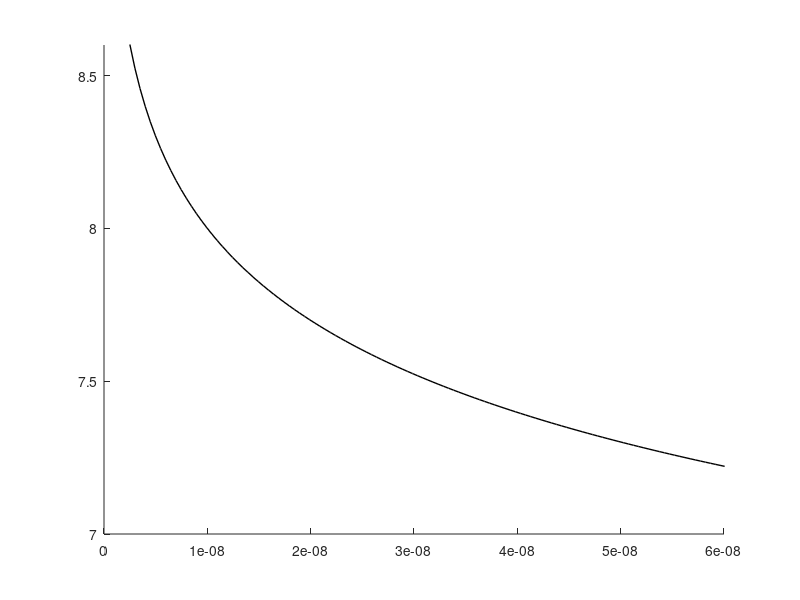

Write MATLAB code to recreate this figure. (Note: this script raises an error after producing the figure.)
% Requires function pHvar_aniblob

% Decide what to plot
types = {'initial' 'constant_Hconc' 'constant_pH' 'same_baseline'};
type = types{1};

% gif settings
filename = ['figures/pHvar_' type '.gif'];
DelayTime = 0.04;

% Background pH line
fx = linspace(1e-9,1e-7,200);
fy = -log10(fx);

% Set colours
c1 = [1 0.1 0];
c0 = [0 0.5 1];

% Create seasonal change arrays
FTOT = 80;
swave = sin(0:(2*pi/FTOT):(2*pi-2*pi/FTOT));

SeasAmp = 0.2;

y0 = swave * SeasAmp + 8.2;
x0 = 10.^-y0;

switch type
        
    case 'same_baseline'
        y1 = swave * SeasAmp*1.5 + 8.2;
        x1 = 10.^-y1;
        
    case 'constant_pH'
        y1 = swave * SeasAmp + 7.6;
        x1 = 10.^-y1;
        
    case 'constant_Hconc'
        x1 = -swave * (max(x0) - min(x0)) / 2 + 10^-7.6;
        y1 = -log10(x1);
        
end %switch

% Draw figure
for F = 1:FTOT

fig = figure(1); clf; hold on
set(fig, 'color','w', 'units','centimeters')
set(fig, 'position',[-30 10 15 12.1])
    
% Limits
% fxlim = [0 max(fx)];
% fylim = -log10(fliplr(minmax(fx)));
fxlim = [0 0.060000000001]*1e-6;
fylim = [7 8.6];

xlim(fxlim)
ylim(fylim)

% Draw baseline pH
plot(fx,fy,'k', 'linewidth',1)

% Animated blobs
if ~strcmp(type,'initial')
    pHvar_aniblob(x1,y1,c1,fxlim,fylim,F)
end %if
pHvar_aniblob(x0,y0,c0,fxlim,fylim,F)
if strcmp(type,'same_baseline')
    scatter(x1(F),y1(F),50,c1,'filled')
    scatter(x0(F),y0(F),50,c0,'filled')
end %if

% Labels
xlabel(['[H^+] / ' char(956) 'mol\cdotkg^{' char(8211) '1}'])
ylabel([char(8211) 'log_{10} [H^+] ? pH'])

% Axis settings
setaxes(gca,12)
set(gca, 'box','on', 'xtick',(0:0.02:0.1)*1e-6, 'ytick',7:0.4:9)
set(gca, 'xticklabel',num2str(1e6*get(gca,'xtick')','%.2f'), ...
         'yticklabel',num2str(    get(gca,'ytick')','%.1f'))
    
% Position
set(gca, 'position',[0.12 0.13 0.6 0.7])

% Annotations
if strcmp(type,'same_baseline')
    
    text(0.072*1e-6,y0(1)+0.15,{'Initial \DeltapH' [' = ' ...
    num2str(max(y0) - min(y0),'%.2f')]}, ...
    'color',c0, 'fontname','arial', 'fontsize',15, ...
    'horizontalalignment','center')
    
    text(0.072*1e-6,y1(1)-0.15,{'Final \DeltapH' [' = ' ...
        num2str(max(y1) - min(y1),'%.2f')]}, ...
        'color',c1, 'fontname','arial', 'fontsize',15, ...
        'horizontalalignment','center')
    
end %if

if ~ strcmp(type,'same_baseline')
    text(0.072*1e-6,y0(1),{'Initial \DeltapH' [' = ' ...
        num2str(max(y0) - min(y0),'%.2f')]}, ...
        'color',c0, 'fontname','arial', 'fontsize',15, ...
        'horizontalalignment','center')
end %if

text(x0(1),8.85,{'Initial \Delta[H^+]' [' = ' ...
    num2str((max(x0) - min(x0))*1e6,'%.3f')]}, ...
    'color',c0, 'fontname','arial', 'fontsize',15, ...
    'horizontalalignment','center')

if ~strcmp(type,'initial')
       
    if ~ strcmp(type,'same_baseline')
        text(0.072*1e-6,y1(1),{'Final \DeltapH' [' = ' ...
            num2str(max(y1) - min(y1),'%.2f')]}, ...
            'color',c1, 'fontname','arial', 'fontsize',15, ...
            'horizontalalignment','center')
    end %if
    
    text(0.028e-6,8.85,{'Final \Delta[H^+]' [' = ' ...
        num2str((max(x1) - min(x1))*1e6,'%.3f')]}, ...
        'color',c1, 'fontname','arial', 'fontsize',15, ...
        'horizontalalignment','center')
    
end %if

% Capture the plot as an image 
frame = getframe(fig); 
im = frame2im(frame); 
[imind,cm] = rgb2ind(im,256); 

if F == 1

    imwrite(imind,cm,filename,'gif', 'DelayTime',DelayTime, ...
        'LoopCount',Inf)

else

    imwrite(imind,cm,filename,'gif', 'WriteMode','append', ...
        'DelayTime',DelayTime)

end %if
    
    
end %for F
